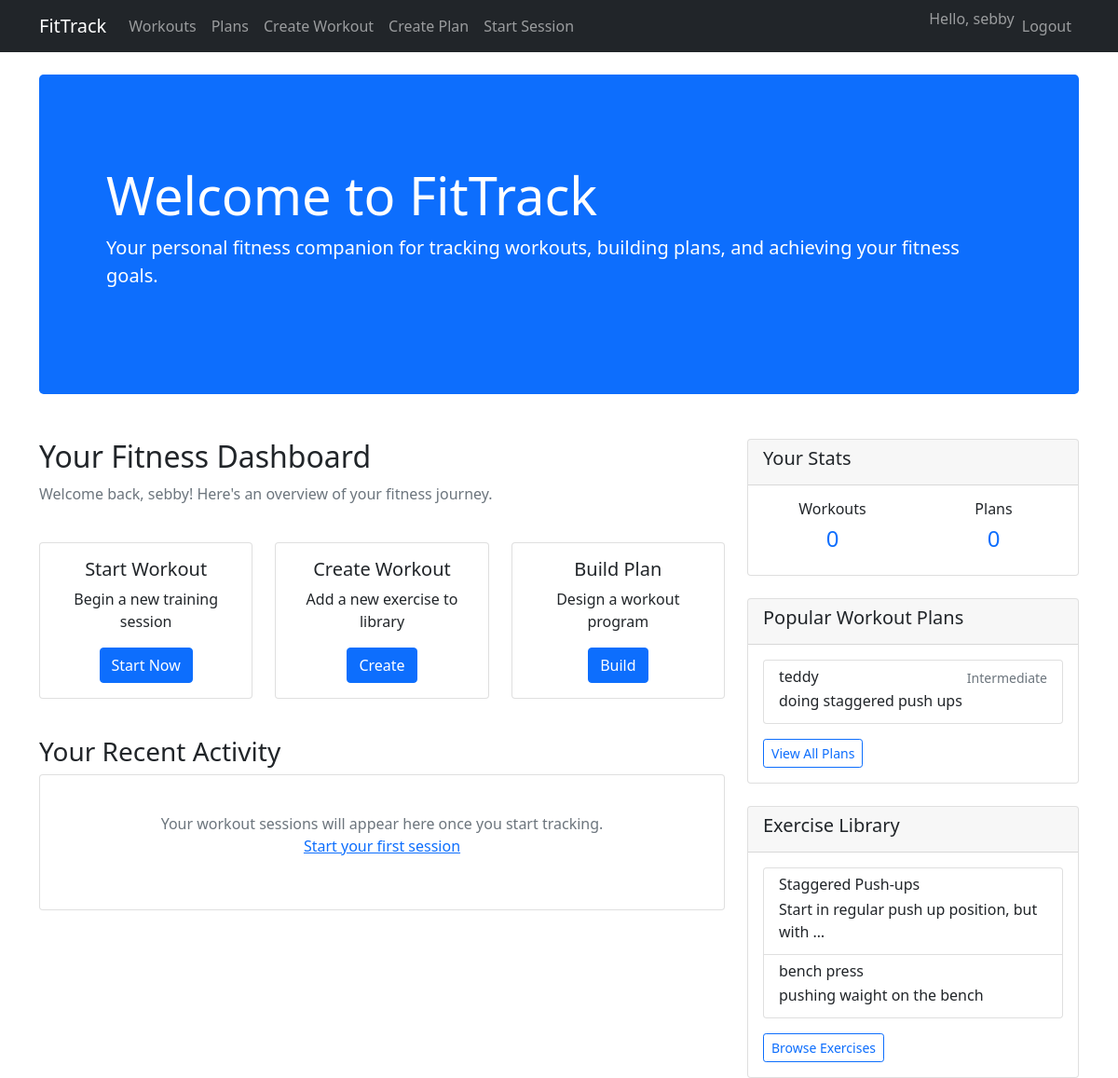
The app's page / (signed in) with its own data.
### workouts/models.py (models this page shows, shortened)
class WorkoutPlan(models.Model):
    DIFFICULTY_CHOICES = [
        ('B', 'Beginner'),
        ('I', 'Intermediate'),
        ('A', 'Advanced'),
    ]
    name = models.CharField(max_length=200)
    creator = models.ForeignKey(User, on_delete=models.CASCADE, related_name='created_plans')
    workouts = models.ManyToManyField(Workout, through='WorkoutPlanItem')
    description = models.TextField()
    difficulty = models.CharField(max_length=1, choices=DIFFICULTY_CHOICES, default='B')
    is_public = models.BooleanField(default=False)
    created_at = models.DateTimeField(auto_now_add=True)
    class Meta:
        ordering = ['-created_at']

class Workout(models.Model):
    name = models.CharField(max_length=200)
    description = models.TextField()
    muscle_groups = models.ManyToManyField(MuscleGroup)
    demonstration_video_url = models.URLField(blank=True, null=True)
    created_by = models.ForeignKey(User, on_delete=models.SET_NULL, null=True)
    created_at = models.DateTimeField(auto_now_add=True)
    class Meta:
        ordering = ['name']

### workouts/views.py (the view)
# urls.py: path('', views.index)
def index(request):
    public_plans = WorkoutPlan.objects.filter(is_public=True)[:5]
    recent_workouts = Workout.objects.all()[:5]
    return render(request, 'workouts/index.html', {
        'public_plans': public_plans,
        'recent_workouts': recent_workouts
    })

### workouts/templates/workouts/index.html (shortened to what this page needs)
{% extends 'workouts/base.html' %}
{% block content %}
<div class="row">
    <div class="col-12 mb-5">
        <div class="p-5 bg-primary text-white rounded-3">
            <div class="container-fluid py-5">
                <h1 class="display-4">Welcome to FitTrack</h1>
                <p class="lead">Your personal fitness companion for tracking workouts, building plans, and achieving your fitness goals.</p>
            </div>
        </div>
    </div>
</div>
<div class="row">
    <div class="col-md-8">
        {% if user.is_authenticated %}
        <div class="row mb-4">
            <div class="col-12">
                <h2>Your Fitness Dashboard</h2>
                <p class="text-muted">Welcome back, {{ user.username }}! Here's an overview of your fitness journey.</p>
            </div>
        </div>
        <div class="row mb-4">
            <div class="col-md-4 mb-3">
                <div class="card h-100">
                    <div class="card-body text-center">
                        <h5 class="card-title">Start Workout</h5>
                        <p class="card-text">Begin a new training session</p>
                        <a href="{% url 'workouts:start_session' %}" class="btn btn-primary">Start Now</a>
                    </div>
                </div>
            </div>
            <div class="col-md-4 mb-3">
                <div class="card h-100">
                    <div class="card-body text-center">
                        <h5 class="card-title">Create Workout</h5>
                        <p class="card-text">Add a new exercise to library</p>
                        <a href="{% url 'workouts:create_workout' %}" class="btn btn-primary">Create</a>
                    </div>
                </div>
            </div>
            <div class="col-md-4 mb-3">
                <div class="card h-100">
                    <div class="card-body text-center">
                        <h5 class="card-title">Build Plan</h5>
                        <p class="card-text">Design a workout program</p>
                        <a href="{% url 'workouts:create_workoutplan' %}" class="btn btn-primary">Build</a>
                    </div>
                </div>
            </div>
        </div>
        <div class="row mb-4">
            <div class="col-12">
                <h3>Your Recent Activity</h3>
                <div class="card">
                    <div class="card-body">
                        <p class="text-center text-muted py-4">
                            Your workout sessions will appear here once you start tracking.
                            <br>
                            <a href="{% url 'workouts:start_session' %}">Start your first session</a>
                        </p>
                    </div>
                </div>
            </div>
        </div>
        {% endif %}
    </div>
    <div class="col-md-4">
        {% if user.is_authenticated %}
        <div class="card mb-4">
            <div class="card-header">
                <h5>Your Stats</h5>
            </div>
            <div class="card-body">
                <div class="row text-center">
                    <div class="col-6">
                        <h6>Workouts</h6>
                        <h4 class="text-primary">0</h4>
                    </div>
                    <div class="col-6">
                        <h6>Plans</h6>
                        <h4 class="text-primary">0</h4>
                    </div>
                </div>
            </div>
        </div>
        {% endif %}
        <div class="card mb-4">
            <div class="card-header">
                <h5>Popular Workout Plans</h5>
            </div>
            <div class="card-body">
                {% if public_plans %}
                <div class="list-group">
                    {% for plan in public_plans %}
                    <a href="{% url 'workouts:workoutplan_detail' plan.pk %}" class="list-group-item list-group-item-action">
                        <div class="d-flex w-100 justify-content-between">
                            <h6 class="mb-1">{{ plan.name }}</h6>
                            <small class="text-muted">{{ plan.get_difficulty_display }}</small>
                        </div>
                        <p class="mb-1">{{ plan.description|truncatewords:10 }}</p>
                    </a>
                    {% endfor %}
                </div>
                {% else %}
                <p class="text-muted">No public plans available yet.</p>
                {% endif %}
                <a href="{% url 'workouts:workoutplan_list' %}" class="btn btn-sm btn-outline-primary mt-3">View All Plans</a>
            </div>
        </div>
        <div class="card">
            <div class="card-header">
                <h5>Exercise Library</h5>
            </div>
            <div class="card-body">
                {% if recent_workouts %}
                <div class="list-group">
                    {% for workout in recent_workouts %}
                    <a href="{% url 'workouts:workout_detail' workout.pk %}" class="list-group-item list-group-item-action">
                        <div class="d-flex w-100 justify-content-between">
                            <h6 class="mb-1">{{ workout.name }}</h6>
                        </div>
                        <p class="mb-1">{{ workout.description|truncatewords:8 }}</p>
                    </a>
                    {% endfor %}
                </div>
                {% else %}
                <p class="text-muted">No workouts available yet.</p>
                {% endif %}
                <a href="{% url 'workouts:workout_list' %}" class="btn btn-sm btn-outline-primary mt-3">Browse Exercises</a>
            </div>
        </div>
    </div>
</div>
{% endblock %}

### workouts/templates/workouts/base.html (shortened to what this page needs)
<!DOCTYPE html>
<html lang="en">
<head>
    <link rel="stylesheet" href="https://cdnjs.cloudflare.com/ajax/libs/font-awesome/6.0.0/css/all.min.css">
    <link href="https://cdn.jsdelivr.net/npm/bootstrap@5.1.3/dist/css/bootstrap.min.css" rel="stylesheet">
</head>
<body>
    <nav class="navbar navbar-expand-lg navbar-dark bg-dark">
        <div class="container">
            <a class="navbar-brand" href="{% url 'workouts:index' %}">FitTrack</a>
            <div class="collapse navbar-collapse" id="navbarNav">
                <ul class="navbar-nav me-auto">
                    <li class="nav-item">
                        <a class="nav-link" href="{% url 'workouts:workout_list' %}">Workouts</a>
                    </li>
                    <li class="nav-item">
                        <a class="nav-link" href="{% url 'workouts:workoutplan_list' %}">Plans</a>
                    </li>
                    {% if user.is_authenticated %}
                    <li class="nav-item">
                        <a class="nav-link" href="{% url 'workouts:create_workout' %}">Create Workout</a>
                    </li>
                    <li class="nav-item">
                        <a class="nav-link" href="{% url 'workouts:create_workoutplan' %}">Create Plan</a>
                    </li>
                    <li class="nav-item">
                        <a class="nav-link" href="{% url 'workouts:start_session' %}">Start Session</a>
                    </li>
                    {% endif %}
                </ul>
                <ul class="navbar-nav">
                    {% if user.is_authenticated %}
                    <li class="nav-item">
                        <span class="navbar-text">Hello, {{ user.username }}</span>
                    </li>
                    <li class="nav-item">
                        <a class="nav-link" href="{% url 'logout' %}">Logout</a>
                    </li>
                    {% endif %}
                </ul>
            </div>
        </div>
    </nav>
    <div class="container mt-4">
        {% block content %}
        {% endblock %}
    </div>
</body>
</html>

### records on screen
WorkoutPlan: name "teddy", difficulty "Intermediate", description "doing staggered push ups"
Workout: name "Staggered Push-ups", description "Start in regular push up position, but with …"
Workout: name "bench press", description "pushing waight on the bench"

### other values on screen
{{ user.username }} "sebby"
